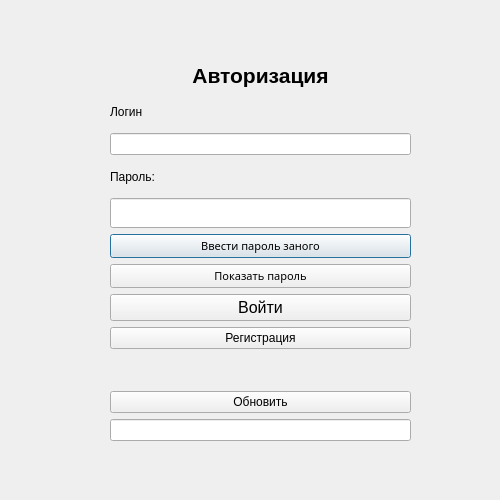
<?xml version="1.0" encoding="UTF-8"?>
<ui version="4.0">
 <class>Dialog</class>
 <widget class="QDialog" name="Dialog">
  <property name="geometry">
   <rect>
    <x>0</x>
    <y>0</y>
    <width>500</width>
    <height>500</height>
   </rect>
  </property>
  <property name="minimumSize">
   <size>
    <width>500</width>
    <height>500</height>
   </size>
  </property>
  <property name="maximumSize">
   <size>
    <width>500</width>
    <height>500</height>
   </size>
  </property>
  <property name="windowTitle">
   <string>Вход</string>
  </property>
  <widget class="QWidget" name="verticalLayoutWidget">
   <property name="geometry">
    <rect>
     <x>110</x>
     <y>60</y>
     <width>301</width>
     <height>381</height>
    </rect>
   </property>
   <layout class="QVBoxLayout" name="verticalLayout">
    <item>
     <widget class="QLabel" name="label_3">
      <property name="font">
       <font>
        <pointsize>16</pointsize>
        <weight>75</weight>
        <bold>true</bold>
       </font>
      </property>
      <property name="text">
       <string>Авторизация</string>
      </property>
      <property name="alignment">
       <set>Qt::AlignCenter</set>
      </property>
     </widget>
    </item>
    <item>
     <widget class="QLabel" name="label_2">
      <property name="text">
       <string>Логин</string>
      </property>
     </widget>
    </item>
    <item>
     <widget class="QLineEdit" name="loginbox"/>
    </item>
    <item>
     <widget class="QLabel" name="label">
      <property name="text">
       <string>Пароль:</string>
      </property>
     </widget>
    </item>
    <item>
     <widget class="QLineEdit" name="password">
      <property name="maximumSize">
       <size>
        <width>16777215</width>
        <height>30</height>
       </size>
      </property>
      <property name="text">
       <string/>
      </property>
     </widget>
    </item>
    <item>
     <widget class="QPushButton" name="updatepassword">
      <property name="font">
       <font>
        <family>Ubuntu Mono</family>
        <pointsize>8</pointsize>
       </font>
      </property>
      <property name="text">
       <string>Ввести пароль заного</string>
      </property>
     </widget>
    </item>
    <item>
     <widget class="QPushButton" name="showpassword">
      <property name="font">
       <font>
        <family>Ubuntu Mono</family>
        <pointsize>8</pointsize>
       </font>
      </property>
      <property name="text">
       <string>Показать пароль</string>
      </property>
     </widget>
    </item>
    <item>
     <widget class="QPushButton" name="join">
      <property name="font">
       <font>
        <pointsize>12</pointsize>
        <strikeout>false</strikeout>
       </font>
      </property>
      <property name="layoutDirection">
       <enum>Qt::LeftToRight</enum>
      </property>
      <property name="text">
       <string>Войти</string>
      </property>
     </widget>
    </item>
    <item>
     <widget class="QPushButton" name="register_button">
      <property name="text">
       <string>Регистрация</string>
      </property>
     </widget>
    </item>
    <item>
     <widget class="QLabel" name="captcha_label">
      <property name="maximumSize">
       <size>
        <width>16777215</width>
        <height>200</height>
       </size>
      </property>
      <property name="text">
       <string/>
      </property>
     </widget>
    </item>
    <item>
     <widget class="QPushButton" name="updatecaptcha">
      <property name="text">
       <string>Обновить</string>
      </property>
     </widget>
    </item>
    <item>
     <widget class="QLineEdit" name="captcha">
      <property name="enabled">
       <bool>true</bool>
      </property>
      <property name="frame">
       <bool>true</bool>
      </property>
     </widget>
    </item>
   </layout>
  </widget>
  <widget class="QLabel" name="time">
   <property name="geometry">
    <rect>
     <x>20</x>
     <y>20</y>
     <width>341</width>
     <height>31</height>
    </rect>
   </property>
   <property name="text">
    <string/>
   </property>
  </widget>
 </widget>
 <resources/>
 <connections/>
</ui>
